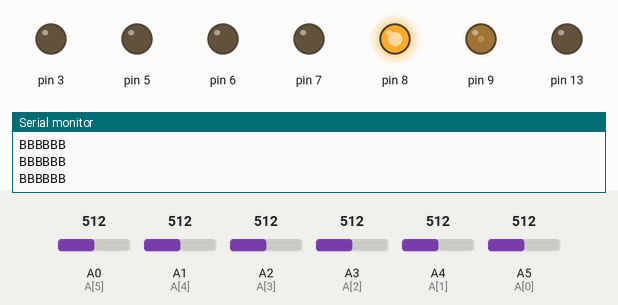
Simulated run of this sketch. Board: Arduino Uno, built with avr-gcc and run on an emulated ATmega328P. Shown: output pins drawn as LEDs (lit = HIGH), the last lines printed to the serial monitor. The inputs (shaded band) are chosen by the test bench; at power-on: A0 (A[5]) = 512, A1 (A[4]) = 512, A2 (A[3]) = 512, A3 (A[2]) = 512, A4 (A[1]) = 512, A5 (A[0]) = 512.

Above: at 1.2 s.
1.3 s: A0 (A[5]) set to 493
At 2.4 s:
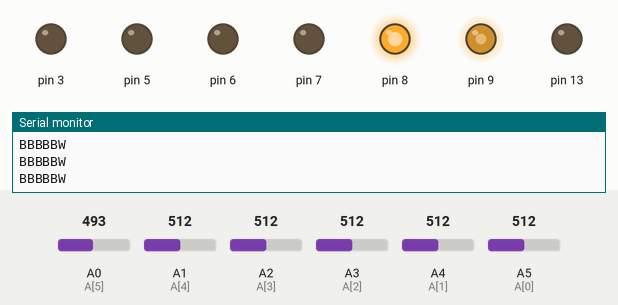
2.8 s: A1 (A[4]) set to 482
4.7 s: A2 (A[3]) set to 491
At 5.9 s:
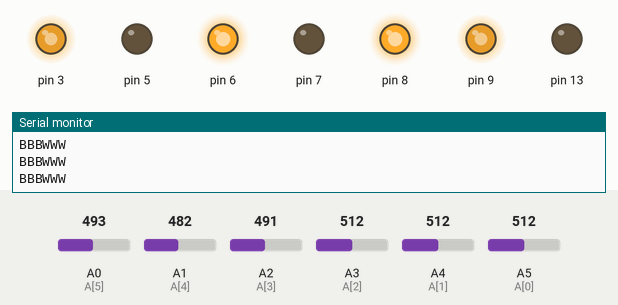
6.2 s: A0 (A[5]) set to 510
At 7.4 s:
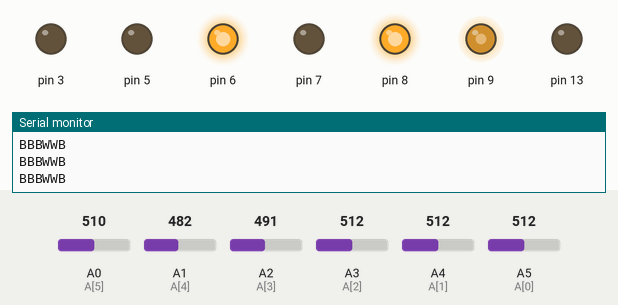
7.7 s: A0 (A[5]) set to 490
At 8.4 s:
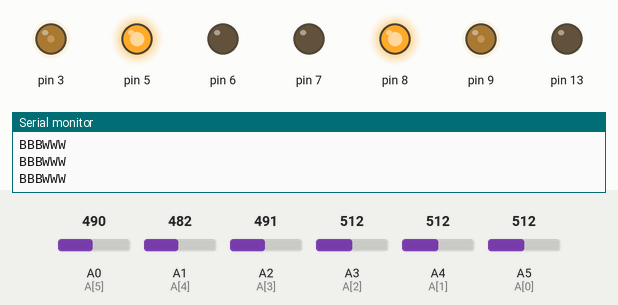
9.2 s: A2 (A[3]) set to 510
At 9.5 s:
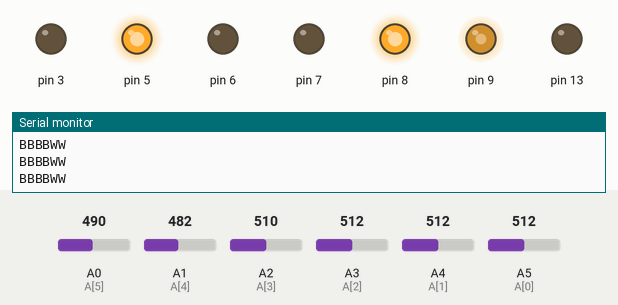
Timing chart, 0 to 11.7 s (numbered marks = the images above; inputs shaded):
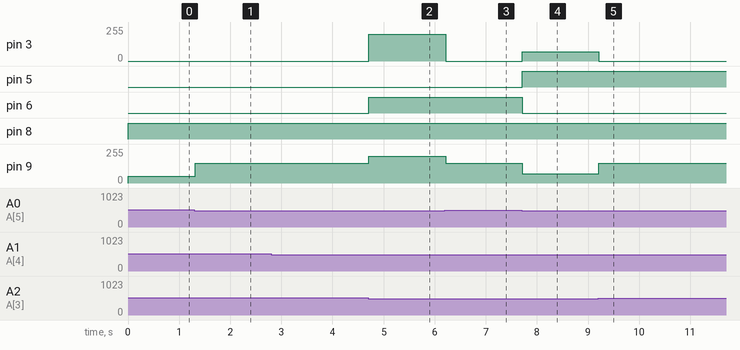

The sketch:

auto_bot_code.ino
```cpp
int A[6]={A5,A4,A3,A2,A1,A0};
String s;
int i;
int flag=0;
void setup() {
 Serial.begin(9600);
 pinMode(13,OUTPUT);
 pinMode(3,OUTPUT);
 pinMode(5,OUTPUT);
 pinMode(6,OUTPUT);
 pinMode(7,OUTPUT);
 pinMode(8,OUTPUT);
 pinMode(9,OUTPUT);
 for(i=0;i<6;i++)
 {
    pinMode(A[i],INPUT);
 }
  // put your setup code here, to run once:

}void loop()
{
  // put your main code here, to run repeatedly:
 s="";
  SensorRead();
  Serial.println(s);
 if((flag==0)&&((s[0]!=s[5])||(s=="BBBBBB")||(s=="WWWWWW")))
    EdgeFollower();
 else
  LineFollower();
}
void SensorRead()
{
  int B[6];
  for(i=0;i<6;i++)
  {
    B[i]=analogRead(A[i]);
    if(B[i]<500)
    s+="W";
    else
    s+="B";
  }
}
void EdgeFollower()
{
  if(s=="BBBWWW")
     forward();
  else if(s=="BBBBWW")
     slowright();
  else if(s=="BBBBBW")
     slowright();
  else if(s=="WWWWBB")
     slowleft();
   else if(s=="WWWWWB"||s=="WWWWWW")
      slowleft_e();
     else if(s=="BBBBBW"||s=="BBBBBB")
      slowright_e();
}
void LineFollower()
{ flag=1;

  if(s=="BBWWBB")
    forward();

 else if(s=="BBBWWB"||s=="BBBBWW")
    slowright();
 else if(s=="WWWWBB"||s=="WWWWWB"||s=="WWWBBB")
 {

   sharpleft();
 }
 else if(s=="BBBWWW"||s=="BBBBWW"||s=="BBBBBW")
   {

    sharpright();
   }
 else if(s=="BWWBBB"||s=="WWBBBB")
      slowleft();
 //else if(s=="BBBBBB")
   //backward();
else if(s=="WWWWWW")
   {
    stopbot();
    digitalWrite(13,1);
    }
 //else if(s=="BBBBWW")
    //slowright();
//else if(s=="BBBBBB")
 //backward();
// else if(s=="BBWWWW")
//  sharpright();


  //else if(s=="BWWBBB")
    //slowright();


 // else if(s=="WBBBBB")
      //slowright();

 }

void forward()
{
  //rotate right clockwise
  analogWrite(3,200);
  digitalWrite(5,0);
  digitalWrite(6,1);
  //rotate  left clockwise
  analogWrite(9,200);
  digitalWrite(7,0);
  digitalWrite(8,1);
}

  void slowleft()
{
  //halt left
  analogWrite(9,0);
  //rotate right clockwise
  analogWrite(3,150);
  digitalWrite(5,0);
  digitalWrite(6,1);
}
void backward()
{

  //rotate left anticlockwise
  analogWrite(9,200);
  digitalWrite(7,1);
  digitalWrite(8,0);
   Serial.println("done");
   //rotate right anticlockwise
  analogWrite(3,200);
  digitalWrite(5,1);
  digitalWrite(6,0);
  digitalWrite(13,1);


}
void slowright()
{
  //halt right
  analogWrite(3,0);
  //rotate left clockwise
  analogWrite(9,150);
  digitalWrite(7,0);
  digitalWrite(8,1);
}
void sharpright()
{//rotate left clockwise
  analogWrite(9,70);
  digitalWrite(7,0);
  digitalWrite(8,1);
  //rotate right anticlockwise
  analogWrite(3,70);
  digitalWrite(5,1);
  digitalWrite(6,0);
}
void sharpleft()
{
  //rotate right clockwise
  analogWrite(3,70);
  digitalWrite(5,0);
  digitalWrite(6,1);
  //rotate left anticlockwise
  analogWrite(9,70);
  digitalWrite(7,1);
  digitalWrite(8,0);
}
void doright()
{
  delay(70);
  sharpright();
}
void doleft()
{
  delay(70);
  sharpleft();
}
void slowleft_e()
{
  //halt left
  analogWrite(9,0);
  //rotate right clockwise
  analogWrite(3,50);
  digitalWrite(5,0);
  digitalWrite(6,1);
}
void slowright_e()
{
   //halt right
   analogWrite(3,0);

  //rotate left clockwise
  analogWrite(9,50);
  digitalWrite(7,0);
  digitalWrite(8,1);
}
void stopbot()
{
  analogWrite(3,0);
  digitalWrite(5,0);
  digitalWrite(6,0);
   analogWrite(9,0);
  digitalWrite(7,0);
  digitalWrite(8,0);
}
```

Measured:
- the behaviour switches between 500 and 499 on A0 (A[5]) (found by bisection; images 0 and 1)
- the behaviour switches between 500 and 499 on A2 (A[3]) (found by bisection; images 1 and 2)
- after the input at 1.3 s, pin 9: 50/255 → 150/255 at once
- after the input at 4.7 s, pin 3: 0/255 → 200/255 at once; pin 6: LOW → HIGH at once; pin 9: 150/255 → 200/255 at once
- after the input at 6.2 s, pin 3: 200/255 → 0/255 at once; pin 9: 200/255 → 150/255 at once
- after the input at 7.7 s, pin 3: 0/255 → 70/255 at once; pin 5: LOW → HIGH at once; pin 6: HIGH → LOW at once; pin 9: 150/255 → 70/255 at once
- after the input at 9.2 s, pin 3: 70/255 → 0/255 at once; pin 9: 70/255 → 150/255 at once
